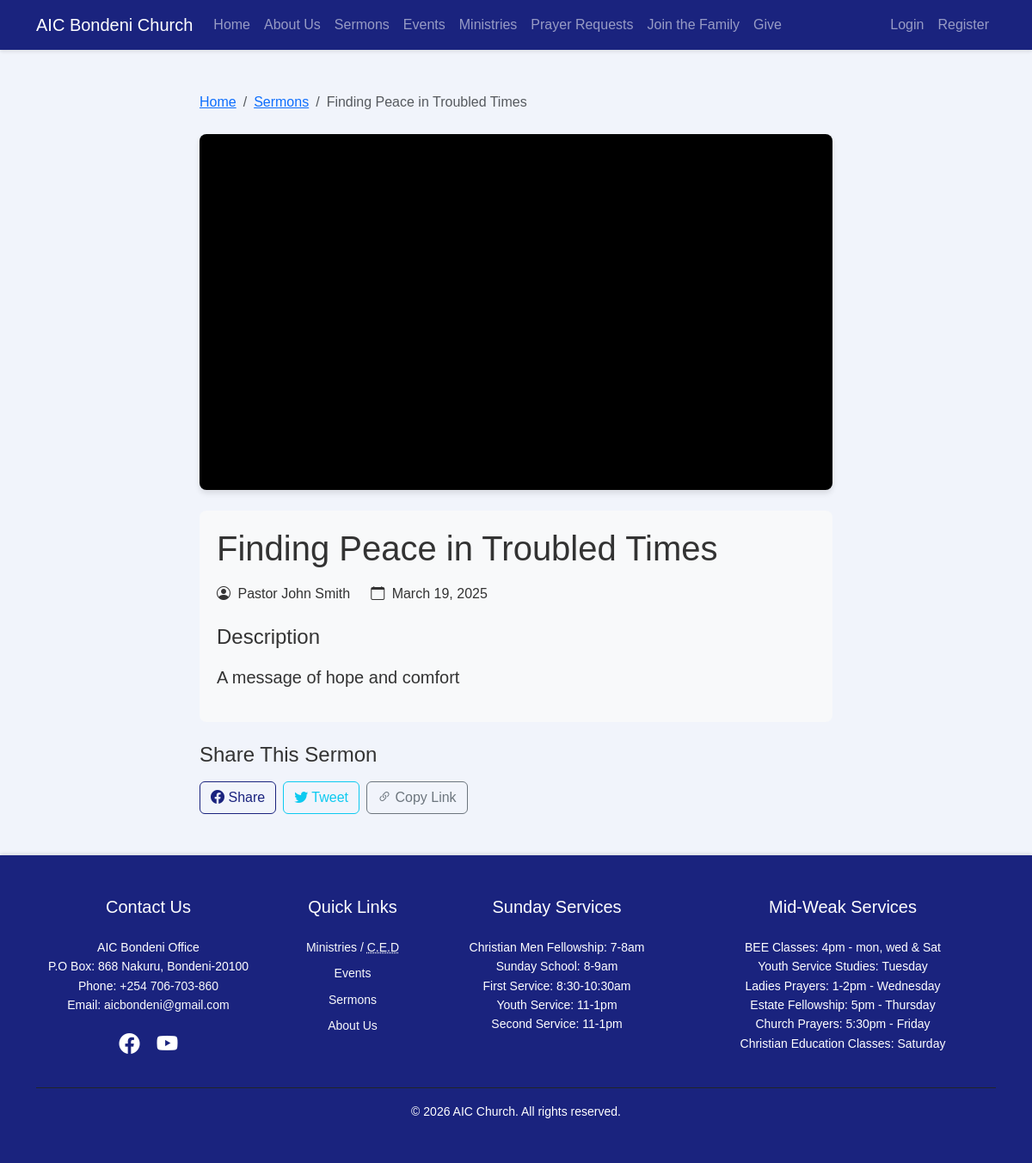
/sermon-details.php?id=1, run on the app's committed database.
### tables this page shows
CREATE TABLE `sermons` (
  `id` int(11) NOT NULL,
  `title` varchar(255) NOT NULL,
  `description` text DEFAULT NULL,
  `video_url` varchar(255) DEFAULT NULL,
  `speaker` varchar(100) DEFAULT NULL,
  `date` date DEFAULT NULL,
  `youtube_url` varchar(255) DEFAULT NULL,
  `created_at` timestamp NOT NULL DEFAULT current_timestamp(),
  `scripture_reference` varchar(255) DEFAULT NULL,
  `series` varchar(255) DEFAULT NULL,
  `updated_at` timestamp NOT NULL DEFAULT current_timestamp() ON UPDATE current_timestamp()
);

### sermon-details.php (the view, shortened to what this page needs)
<?php
require_once 'includes/auth.php';
$id = $_GET['id'] ?? 0;
$stmt = $conn->prepare("SELECT * FROM sermons WHERE id = ?");
$stmt->bind_param("i", $id);
$stmt->execute();
$result = $stmt->get_result();
$sermon = $result->fetch_assoc();
$video_id = '';
if (!empty($sermon['youtube_url']) && preg_match('/(?:youtube\.com\/(?:[^\/]+\/.+\/|(?:v|e(?:mbed)?)\/|.*[?&]v=)|youtu\.be\/)([^"&?\/\s]{11})/', $sermon['youtube_url'], $match)) {
    $video_id = $match[1];
}
?>
<!DOCTYPE html>
<html lang="en">
<head>
    <link href="https://cdn.jsdelivr.net/npm/bootstrap@5.3.0/dist/css/bootstrap.min.css" rel="stylesheet">
    <link rel="stylesheet" href="https://cdn.jsdelivr.net/npm/bootstrap-icons@1.7.2/font/bootstrap-icons.css">
    <link rel="stylesheet" href="assets/css/style.css">
</head>
<body>
    <?php include 'includes/navbar.php'; ?>
    <div class="container py-5">
        <div class="row">
            <div class="col-lg-8 mx-auto">
                <nav aria-label="breadcrumb" class="mb-4">
                    <ol class="breadcrumb">
                        <li class="breadcrumb-item"><a href="index.php">Home</a></li>
                        <li class="breadcrumb-item"><a href="sermons.php">Sermons</a></li>
                        <li class="breadcrumb-item active" aria-current="page"><?php echo htmlspecialchars($sermon['title']); ?></li>
                    </ol>
                </nav>
                <?php if ($video_id): ?>
                    <div class="video-container mb-4">
                        <div class="ratio ratio-16x9">
                            <iframe src="https://www.youtube.com/embed/<?php echo htmlspecialchars($video_id); ?>?rel=0&autoplay=1"
                                    title="<?php echo htmlspecialchars($sermon['title']); ?>"
                                    allow="accelerometer; autoplay; clipboard-write; encrypted-media; gyroscope; picture-in-picture"
                                    allowfullscreen></iframe>
                        </div>
                    </div>
                <?php endif; ?>
                <div class="sermon-info">
                    <h1 class="mb-3"><?php echo htmlspecialchars($sermon['title']); ?></h1>
                    <div class="d-flex align-items-center mb-4">
                        <div class="me-4">
                            <i class="bi bi-person-circle"></i>
                            <span class="ms-1"><?php echo htmlspecialchars($sermon['speaker']); ?></span>
                        </div>
                        <div>
                            <i class="bi bi-calendar"></i>
                            <span class="ms-1"><?php echo date('F j, Y', strtotime($sermon['date'])); ?></span>
                        </div>
                    </div>
                    <?php if (!empty($sermon['description'])): ?>
                        <div class="sermon-description">
                            <h4 class="mb-3">Description</h4>
                            <p class="lead"><?php echo nl2br(htmlspecialchars($sermon['description'])); ?></p>
                        </div>
                    <?php endif; ?>
                </div>
                <div class="mt-4">
                    <h4 class="mb-3">Share This Sermon</h4>
                    <div class="d-flex gap-2">
                        <a href="https://www.facebook.com/sharer/sharer.php?u=<?php echo urlencode($_SERVER['REQUEST_URI']); ?>"
                           class="btn btn-outline-primary" target="_blank">
                            <i class="bi bi-facebook"></i> Share
                        </a>
                        <a href="https://twitter.com/intent/tweet?url=<?php echo urlencode($_SERVER['REQUEST_URI']); ?>&text=<?php echo urlencode($sermon['title']); ?>"
                           class="btn btn-outline-info" target="_blank">
                            <i class="bi bi-twitter"></i> Tweet
                        </a>
                        <button class="btn btn-outline-secondary" onclick="copyToClipboard(window.location.href)">
                            <i class="bi bi-link-45deg"></i> Copy Link
                        </button>
                    </div>
                </div>
            </div>
        </div>
    </div>
    <?php include 'includes/footer.php'; ?>
</body>
</html>

### assets/css/style.css (style rules this page uses)
* { margin: 0; padding: 0; box-sizing: border-box; }
html, body { font-family: 'Arial', sans-serif; background-color: #f1f4fb; color: #333; line-height: 1.6; }
:root { --dark-blue: #1a237e; --dark-blue-hover: #283593; }
.container { margin: 0 auto; }
.btn-outline-primary { color: var(--dark-blue); border-color: var(--dark-blue); }

### sermon-details.php (style rules this page uses)
.video-container { background: #000; border-radius: 8px; overflow: hidden; box-shadow: 0 4px 6px rgba(0, 0, 0, 0.1); }
.sermon-info { background: #f8f9fa; border-radius: 8px; padding: 20px; margin-top: 20px; }

### data on the page
sermons: title "Finding Peace in Troubled Times", speaker "Pastor John Smith", date "March 19, 2025", description "A message of hope and comfort"
